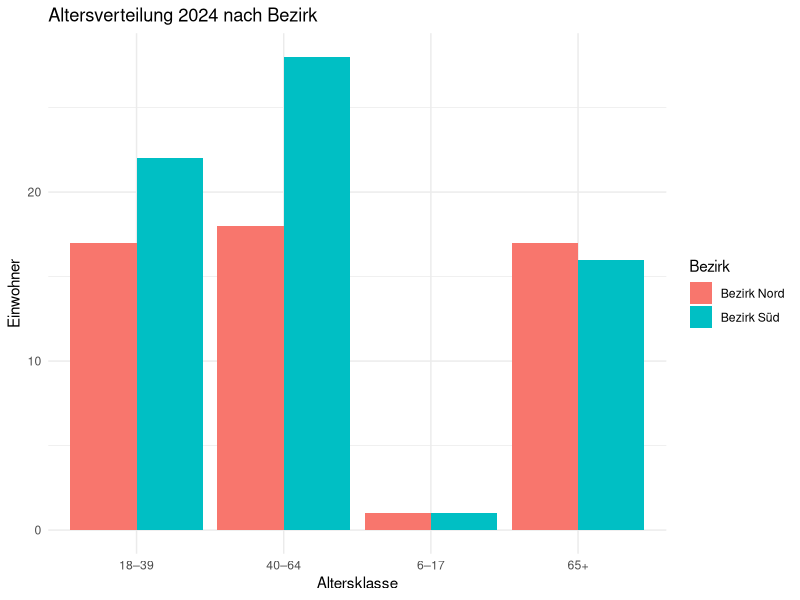
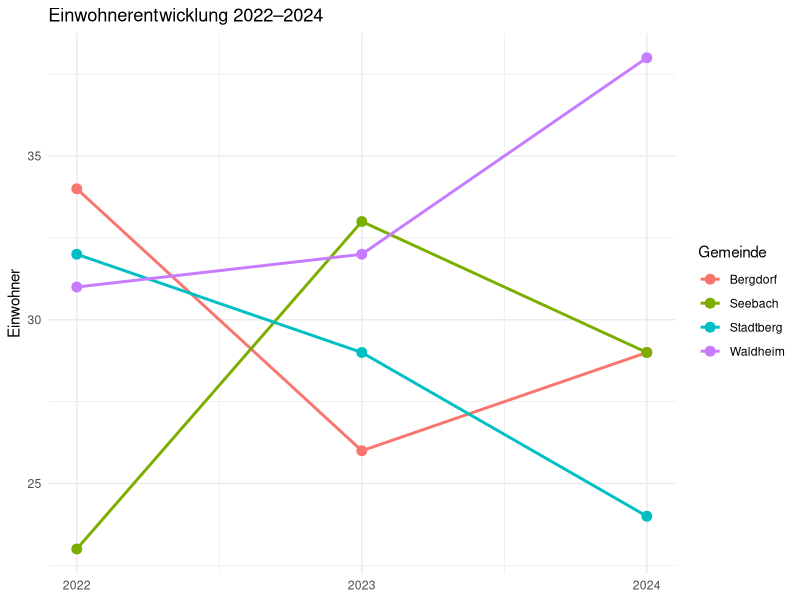
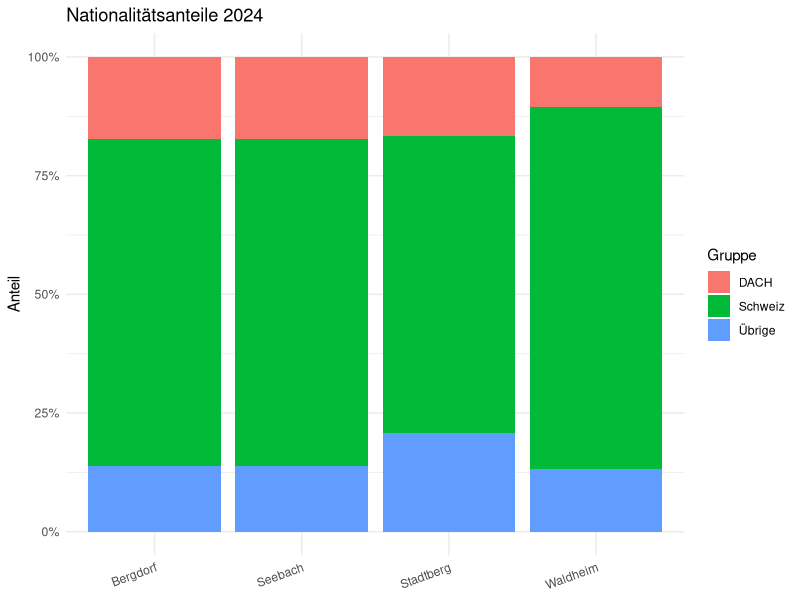

Write R code to recreate these figures, in order.
## ---- chunk 1
knitr::opts_chunk$set(echo = TRUE, dpi = 300, message = FALSE, warning = FALSE,
                      eval = TRUE)
library(dplyr); library(tidyr); library(stringr); library(lubridate)
library(ggplot2); library(purrr); library(openxlsx)

# ── Minimaldatensatz für Folien ────────────────────────────────────────────
set.seed(42)
gemeinden_ref <- tibble::tibble(
  gemeinde_code = c(2101L, 2102L, 2103L, 2104L),
  gemeinde_name = c("Stadtberg", "Seebach", "Waldheim", "Bergdorf"),
  bezirk        = c("Bezirk Nord", "Bezirk Nord", "Bezirk Süd", "Bezirk Süd")
)

nachnamen  <- c("Müller","Meier","Schmid","Keller","Fischer","Weber","Huber","Bauer")
vornamen_m <- c("Hans","Peter","Thomas","Martin","Stefan","Klaus","Andreas","Beat")
vornamen_f <- c("Anna","Maria","Sandra","Julia","Laura","Monika","Petra","Ursula")
nats       <- c(rep("CH",70), rep("DE",12), rep("IT",9), rep("FR",6), rep("other",3))

make_year <- function(jahr, n = 120) {
  g  <- sample(c("M","F"), n, replace = TRUE)
  vn <- ifelse(g=="M", sample(vornamen_m,n,TRUE), sample(vornamen_f,n,TRUE))
  # Absichtlich schmutzige Strings (Leerzeichen)
  vn <- ifelse(runif(n)<.15, paste0("  ",vn,"  "), vn)
  nn <- sample(nachnamen, n, TRUE)
  nn <- ifelse(runif(n)<.1,  paste0(nn," "), nn)
  geb <- sample(seq(as.Date("1940-01-01"), as.Date("2010-12-31"), by="day"), n, TRUE)
  tibble::tibble(
    id            = paste0(jahr,"_",sprintf("%04d",seq_len(n))),
    vorname       = vn,
    nachname      = nn,
    geburtsdatum  = format(geb, "%d.%m.%Y"),
    geschlecht    = g,
    nationalitaet = sample(nats, n, TRUE),
    gemeinde_code = sample(c(2101L,2102L,2103L,2104L), n, TRUE),
    stichtag      = paste0(jahr,"-12-31")
  )
}

roh_2022 <- make_year(2022)
roh_2023 <- make_year(2023)
roh_2024 <- make_year(2024)

# Rohdaten zusammenführen (so wie nach dem Einlesen)
roh_alle <- bind_rows(roh_2022, roh_2023, roh_2024)
## ---- chunk 2
roh_2024 |> head(5) |> select(id, vorname, nachname, geburtsdatum, nationalitaet, gemeinde_code)
## ---- chunk 3
roh_alle |>
  select(vorname, nachname, geburtsdatum) |>
  slice(c(1,3,7)) |>
  mutate(vorname_laenge = nchar(vorname))
## ---- chunk 4
sauber <- roh_alle |>
  mutate(
    vorname      = str_trim(vorname),       # Leerzeichen entfernen
    nachname     = str_trim(nachname),
    vollname     = paste(vorname, nachname),
    geburtsdatum = dmy(geburtsdatum),       # String → Datum
    stichtag     = ymd(stichtag),
    alter        = as.integer(
                     (stichtag - geburtsdatum) / 365.25)
  )
## ---- chunk 5
sauber |>
  select(vollname, geburtsdatum, alter, stichtag) |>
  slice(c(1,3,7))
## ---- chunk 6
# Referenztabelle: Gemeindecode → Name + Bezirk
# (in der Praxis aus einer Datei eingelesen)

aufbereitet <- sauber |>
  left_join(gemeinden_ref, by = "gemeinde_code") |>   # Gemeindename & Bezirk
  mutate(
    altersklasse = case_when(                          # Altersklassen
      alter <  6  ~ "0–5",
      alter < 18  ~ "6–17",
      alter < 40  ~ "18–39",
      alter < 65  ~ "40–64",
      .default    =  "65+"
    ),
    nationalitaet_gr = case_when(                      # Nationalitätsgruppe
      nationalitaet == "CH"            ~ "Schweiz",
      nationalitaet %in% c("DE","AT") ~ "DACH",
      .default                         =  "Übrige"
    ),
    jahr = year(stichtag)
  )
## ---- chunk 7
# Anteil als formatierten Prozentstring
als_prozent <- function(anteil, stellen = 1) {
  if (!is.numeric(anteil)) stop("'anteil' muss numerisch sein.")
  paste0(round(anteil * 100, stellen), " %")
}

als_prozent(0.374)
als_prozent(c(0.1, 0.5, 0.9), stellen = 0)
## ---- chunk 8
# Kennzahlen für eine Gemeinde + Jahr
zusammenfassung_gemeinde <- function(df, gmd, j) {
  df |>
    filter(gemeinde_name == gmd, jahr == j) |>
    summarise(
      einwohner    = n(),
      anteil_ch    = als_prozent(mean(nationalitaet == "CH")),
      anteil_65p   = als_prozent(mean(altersklasse == "65+")),
      median_alter = median(alter, na.rm = TRUE)
    )
}
zusammenfassung_gemeinde(aufbereitet, "Stadtberg", 2024)
## ---- chunk 9
pro_jahr_gemeinde <- aufbereitet |>
  group_by(jahr, gemeinde_name, bezirk) |>
  summarise(
    einwohner = n(),
    anteil_ch = mean(nationalitaet == "CH"),
    .groups   = "drop"
  )

pro_jahr_gemeinde |> filter(jahr == 2024)
## ---- chunk 10
# Einwohnerzahl pro Gemeinde nebeneinander für alle Jahre
pro_jahr_gemeinde |>
  select(gemeinde_name, jahr, einwohner) |>
  pivot_wider(names_from = jahr, values_from = einwohner) |>
  mutate(wachstum = als_prozent((`2024` - `2022`) / `2022`))
## ---- chunk 11
aufbereitet |>
  filter(jahr == 2024) |>
  group_by(altersklasse) |>
  summarise(n = n()) |>
  mutate(anteil = als_prozent(n / sum(n))) |>
  arrange(altersklasse)
## ---- chunk 12
aufbereitet |>
  filter(jahr == 2024) |>
  count(altersklasse, bezirk) |>
  ggplot(aes(x = altersklasse, y = n, fill = bezirk)) +
  geom_col(position = "dodge") +
  labs(title = "Altersverteilung 2024 nach Bezirk",
       x = "Altersklasse", y = "Einwohner", fill = "Bezirk") +
  theme_minimal()
## ---- chunk 13
pro_jahr_gemeinde |>
  ggplot(aes(x = jahr, y = einwohner,
             colour = gemeinde_name, group = gemeinde_name)) +
  geom_line(linewidth = 1) +
  geom_point(size = 3) +
  scale_x_continuous(breaks = 2022:2024) +
  labs(title = "Einwohnerentwicklung 2022–2024",
       x = NULL, y = "Einwohner", colour = "Gemeinde") +
  theme_minimal()
## ---- chunk 14
aufbereitet |>
  filter(jahr == 2024) |>
  count(nationalitaet_gr, gemeinde_name) |>
  group_by(gemeinde_name) |>
  mutate(anteil = n / sum(n)) |>
  ggplot(aes(x = gemeinde_name, y = anteil, fill = nationalitaet_gr)) +
  geom_col() +
  scale_y_continuous(labels = scales::percent) +
  labs(title = "Nationalitätsanteile 2024", x = NULL,
       y = "Anteil", fill = "Gruppe") +
  theme_minimal() +
  theme(axis.text.x = element_text(angle = 20, hjust = 1))
